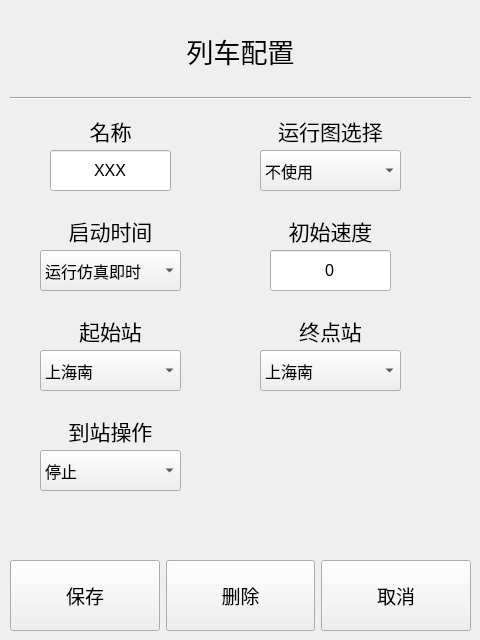
<?xml version="1.0" encoding="UTF-8"?>
<ui version="4.0">
 <class>train_config_form</class>
 <widget class="QWidget" name="train_config_form">
  <property name="geometry">
   <rect>
    <x>0</x>
    <y>0</y>
    <width>480</width>
    <height>640</height>
   </rect>
  </property>
  <property name="minimumSize">
   <size>
    <width>480</width>
    <height>640</height>
   </size>
  </property>
  <property name="maximumSize">
   <size>
    <width>480</width>
    <height>640</height>
   </size>
  </property>
  <property name="windowTitle">
   <string>列车配置窗口</string>
  </property>
  <property name="accessibleName">
   <string/>
  </property>
  <widget class="QLabel" name="train_name_label">
   <property name="geometry">
    <rect>
     <x>0</x>
     <y>20</y>
     <width>481</width>
     <height>61</height>
    </rect>
   </property>
   <property name="font">
    <font>
     <pointsize>20</pointsize>
    </font>
   </property>
   <property name="text">
    <string>列车配置</string>
   </property>
   <property name="alignment">
    <set>Qt::AlignmentFlag::AlignCenter</set>
   </property>
  </widget>
  <widget class="Line" name="line">
   <property name="geometry">
    <rect>
     <x>10</x>
     <y>90</y>
     <width>461</width>
     <height>16</height>
    </rect>
   </property>
   <property name="orientation">
    <enum>Qt::Orientation::Horizontal</enum>
   </property>
  </widget>
  <widget class="QComboBox" name="comboBox_setmap">
   <property name="geometry">
    <rect>
     <x>260</x>
     <y>150</y>
     <width>141</width>
     <height>41</height>
    </rect>
   </property>
   <property name="font">
    <font>
     <pointsize>12</pointsize>
    </font>
   </property>
   <property name="modelColumn">
    <number>0</number>
   </property>
   <item>
    <property name="text">
     <string>不使用</string>
    </property>
   </item>
  </widget>
  <widget class="QLabel" name="label_2">
   <property name="geometry">
    <rect>
     <x>270</x>
     <y>110</y>
     <width>121</width>
     <height>41</height>
    </rect>
   </property>
   <property name="font">
    <font>
     <pointsize>16</pointsize>
    </font>
   </property>
   <property name="text">
    <string>运行图选择</string>
   </property>
   <property name="alignment">
    <set>Qt::AlignmentFlag::AlignCenter</set>
   </property>
  </widget>
  <widget class="QComboBox" name="comboBox_setdelay">
   <property name="geometry">
    <rect>
     <x>40</x>
     <y>250</y>
     <width>141</width>
     <height>41</height>
    </rect>
   </property>
   <property name="font">
    <font>
     <pointsize>12</pointsize>
    </font>
   </property>
   <property name="frame">
    <bool>true</bool>
   </property>
   <item>
    <property name="text">
     <string>运行仿真即时</string>
    </property>
   </item>
  </widget>
  <widget class="QLabel" name="label_3">
   <property name="geometry">
    <rect>
     <x>20</x>
     <y>210</y>
     <width>181</width>
     <height>41</height>
    </rect>
   </property>
   <property name="font">
    <font>
     <pointsize>16</pointsize>
    </font>
   </property>
   <property name="text">
    <string>启动时间</string>
   </property>
   <property name="alignment">
    <set>Qt::AlignmentFlag::AlignCenter</set>
   </property>
  </widget>
  <widget class="QWidget" name="layoutWidget">
   <property name="geometry">
    <rect>
     <x>10</x>
     <y>560</y>
     <width>461</width>
     <height>71</height>
    </rect>
   </property>
   <layout class="QHBoxLayout" name="horizontalLayout">
    <item>
     <widget class="QPushButton" name="pushButton_save">
      <property name="maximumSize">
       <size>
        <width>300</width>
        <height>300</height>
       </size>
      </property>
      <property name="font">
       <font>
        <pointsize>14</pointsize>
       </font>
      </property>
      <property name="text">
       <string>保存</string>
      </property>
     </widget>
    </item>
    <item>
     <widget class="QPushButton" name="pushButton_del">
      <property name="maximumSize">
       <size>
        <width>300</width>
        <height>300</height>
       </size>
      </property>
      <property name="font">
       <font>
        <pointsize>14</pointsize>
       </font>
      </property>
      <property name="text">
       <string>删除</string>
      </property>
     </widget>
    </item>
    <item>
     <widget class="QPushButton" name="pushButton_cancel">
      <property name="maximumSize">
       <size>
        <width>300</width>
        <height>300</height>
       </size>
      </property>
      <property name="font">
       <font>
        <pointsize>14</pointsize>
       </font>
      </property>
      <property name="text">
       <string>取消</string>
      </property>
     </widget>
    </item>
   </layout>
  </widget>
  <widget class="QComboBox" name="comboBox_set_start">
   <property name="geometry">
    <rect>
     <x>40</x>
     <y>350</y>
     <width>141</width>
     <height>41</height>
    </rect>
   </property>
   <property name="font">
    <font>
     <pointsize>12</pointsize>
    </font>
   </property>
   <property name="frame">
    <bool>true</bool>
   </property>
   <item>
    <property name="text">
     <string>上海南</string>
    </property>
   </item>
   <item>
    <property name="text">
     <string>上海站</string>
    </property>
   </item>
  </widget>
  <widget class="QLabel" name="label_4">
   <property name="geometry">
    <rect>
     <x>40</x>
     <y>310</y>
     <width>141</width>
     <height>41</height>
    </rect>
   </property>
   <property name="font">
    <font>
     <pointsize>16</pointsize>
    </font>
   </property>
   <property name="text">
    <string>起始站</string>
   </property>
   <property name="alignment">
    <set>Qt::AlignmentFlag::AlignCenter</set>
   </property>
  </widget>
  <widget class="QLabel" name="label_6">
   <property name="geometry">
    <rect>
     <x>260</x>
     <y>210</y>
     <width>141</width>
     <height>41</height>
    </rect>
   </property>
   <property name="font">
    <font>
     <pointsize>16</pointsize>
    </font>
   </property>
   <property name="text">
    <string>初始速度</string>
   </property>
   <property name="alignment">
    <set>Qt::AlignmentFlag::AlignCenter</set>
   </property>
  </widget>
  <widget class="QLineEdit" name="lineEdit_speed">
   <property name="geometry">
    <rect>
     <x>270</x>
     <y>250</y>
     <width>121</width>
     <height>41</height>
    </rect>
   </property>
   <property name="font">
    <font>
     <pointsize>12</pointsize>
    </font>
   </property>
   <property name="text">
    <string>0</string>
   </property>
   <property name="alignment">
    <set>Qt::AlignmentFlag::AlignCenter</set>
   </property>
  </widget>
  <widget class="QLabel" name="label_7">
   <property name="geometry">
    <rect>
     <x>250</x>
     <y>310</y>
     <width>161</width>
     <height>41</height>
    </rect>
   </property>
   <property name="font">
    <font>
     <pointsize>16</pointsize>
    </font>
   </property>
   <property name="text">
    <string>终点站</string>
   </property>
   <property name="alignment">
    <set>Qt::AlignmentFlag::AlignCenter</set>
   </property>
  </widget>
  <widget class="QComboBox" name="comboBox_set_end">
   <property name="geometry">
    <rect>
     <x>260</x>
     <y>350</y>
     <width>141</width>
     <height>41</height>
    </rect>
   </property>
   <property name="font">
    <font>
     <pointsize>12</pointsize>
    </font>
   </property>
   <property name="frame">
    <bool>true</bool>
   </property>
   <item>
    <property name="text">
     <string>上海南</string>
    </property>
   </item>
   <item>
    <property name="text">
     <string>上海站</string>
    </property>
   </item>
  </widget>
  <widget class="QLineEdit" name="lineEdit_name">
   <property name="geometry">
    <rect>
     <x>50</x>
     <y>150</y>
     <width>121</width>
     <height>41</height>
    </rect>
   </property>
   <property name="font">
    <font>
     <pointsize>12</pointsize>
    </font>
   </property>
   <property name="text">
    <string>XXX</string>
   </property>
   <property name="alignment">
    <set>Qt::AlignmentFlag::AlignCenter</set>
   </property>
  </widget>
  <widget class="QLabel" name="label_turnout_6">
   <property name="geometry">
    <rect>
     <x>60</x>
     <y>110</y>
     <width>101</width>
     <height>41</height>
    </rect>
   </property>
   <property name="font">
    <font>
     <pointsize>16</pointsize>
    </font>
   </property>
   <property name="text">
    <string>名称</string>
   </property>
   <property name="alignment">
    <set>Qt::AlignmentFlag::AlignCenter</set>
   </property>
  </widget>
  <widget class="QLabel" name="label_opt">
   <property name="geometry">
    <rect>
     <x>30</x>
     <y>410</y>
     <width>161</width>
     <height>41</height>
    </rect>
   </property>
   <property name="font">
    <font>
     <pointsize>16</pointsize>
    </font>
   </property>
   <property name="text">
    <string>到站操作</string>
   </property>
   <property name="alignment">
    <set>Qt::AlignmentFlag::AlignCenter</set>
   </property>
  </widget>
  <widget class="QComboBox" name="comboBox_opt">
   <property name="geometry">
    <rect>
     <x>40</x>
     <y>450</y>
     <width>141</width>
     <height>41</height>
    </rect>
   </property>
   <property name="font">
    <font>
     <pointsize>12</pointsize>
    </font>
   </property>
   <property name="frame">
    <bool>true</bool>
   </property>
   <item>
    <property name="text">
     <string>停止</string>
    </property>
   </item>
   <item>
    <property name="text">
     <string>折返</string>
    </property>
   </item>
   <item>
    <property name="text">
     <string>重头运行</string>
    </property>
   </item>
  </widget>
 </widget>
 <resources/>
 <connections/>
</ui>
